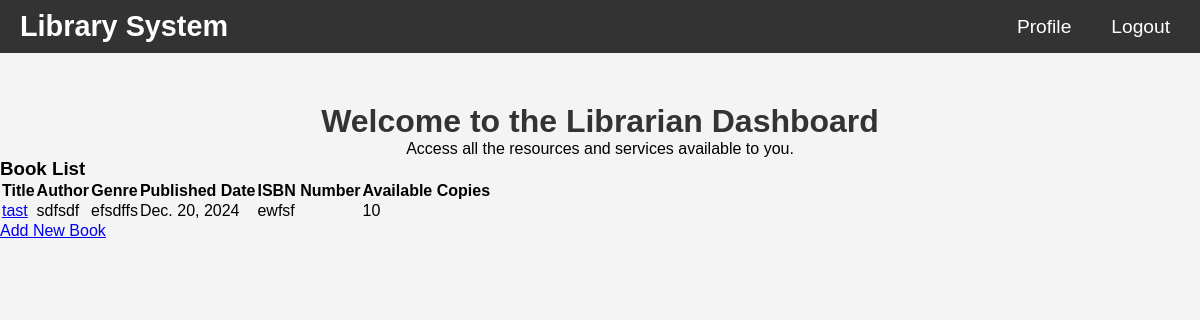
The app's page /librarian/dashboard/ (signed in), older data.
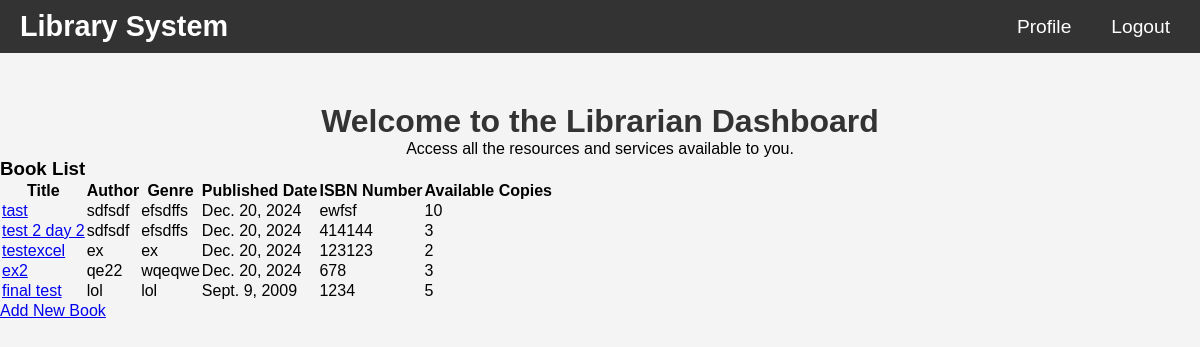
The same page, newer data.
### lib/models.py (models this page shows, shortened)
class Book(models.Model):
    title = models.CharField(max_length=255)
    author = models.CharField(max_length=255)
    genre = models.CharField(max_length=100)
    published_date = models.DateField()
    isbn_number = models.CharField(max_length=13, unique=True)  # ISBN number
    available_copies = models.IntegerField(default=1)  # Available copies in the library

### lib/views.py (the view)
# urls.py: path('librarian/dashboard/', views.librarian_dashboard, name='librarian_dashboard'),
@staff_member_required
def librarian_dashboard(request):
    books = Book.objects.all()
    return render(request, 'lib/librarian_dashboard.html', {'books': books})

### lib/templates/lib/librarian_dashboard.html (shortened to what this page needs)
{% load static %}
<!DOCTYPE html>
<html lang="en">
<head>
    <link rel="stylesheet" href="{% static 'css/styles.css' %}">
</head>
<body>
    <nav>
        <div class="navbar">
            <a href="{% url 'lib:home' %}" class="brand">Library System</a>
            <div class="nav-links">
                <a href="{% url 'lib:librarian_profile' %}" class="profile-icon">Profile</a>
                <a href="{% url 'lib:logout_views' %}" >Logout</a>
            </div>
        </div>
    </nav>
    <div class="welcome-message">
        <h2>Welcome to the Librarian Dashboard</h2>
        <p>Access all the resources and services available to you.</p>
    </div>
    <div class="book-list">
        <h3>Book List</h3>
        <table>
            <thead>
                <tr>
                    <th>Title</th>
                    <th>Author</th>
                    <th>Genre</th>
                    <th>Published Date</th>
                    <th>ISBN Number</th>
                    <th>Available Copies</th>
                </tr>
            </thead>
            <tbody>
                {% for book in books %}
                <tr>
                    <td><a href="{% url 'lib:book_detail' book.isbn_number %}">{{ book.title }}</a></td>
                    <td>{{ book.author }}</td>
                    <td>{{ book.genre }}</td>
                    <td>{{ book.published_date }}</td>
                    <td>{{ book.isbn_number }}</td>
                    <td>{{ book.available_copies }}</td>
                </tr>
                {% empty %}
                <tr>
                    <td colspan="6">No books available.</td>
                </tr>
                {% endfor %}
            </tbody>
        </table>
    </div>
    <div class="add-books-btn">
        <a href="{% url 'lib:add_book' %}" class="btn btn-primary">Add New Book</a>
    </div>
</body>
</html>

Row changes from the older to the newer data that the page shows:
added Book: title "test 2 day 2", author "sdfsdf", genre "efsdffs", published_date "Dec. 20, 2024", isbn_number "414144", available_copies "3"
added Book: title "testexcel", author "ex", genre "ex", published_date "Dec. 20, 2024", isbn_number "123123", available_copies "2"
added Book: title "ex2", author "qe22", genre "wqeqwe", published_date "Dec. 20, 2024", isbn_number "678", available_copies "3"
added Book: title "final test", author "lol", genre "lol", published_date "Sept. 9, 2009", isbn_number "1234", available_copies "5"
